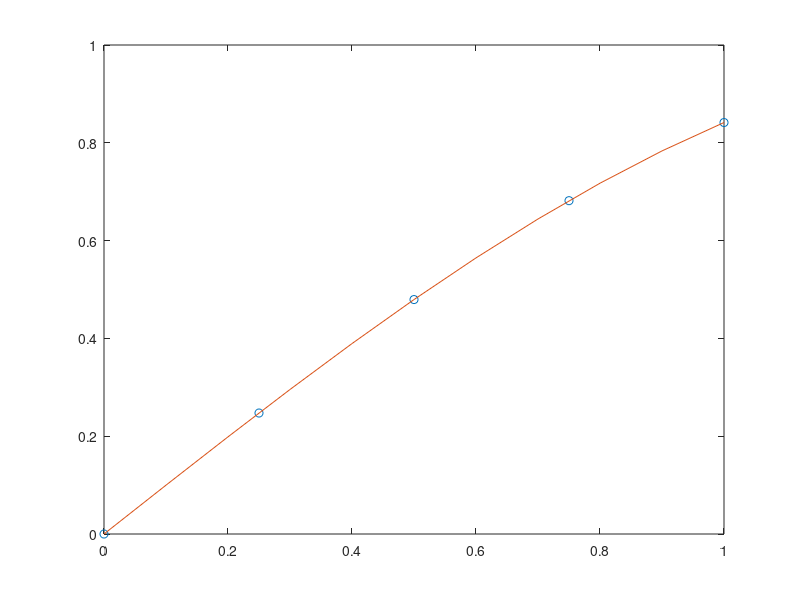

This figure's MATLAB source:
clear;
clc;

%% Example of Cubic Spline Interpolation on a 2D Space/Plane

x = 0:.25:1;

Y = [sin(x); cos(x)];
xx = 0:.1:1;
YY = spline(x,Y,xx);


plot(x,Y(1,:),'o',xx,YY(1,:),'-')
hold on